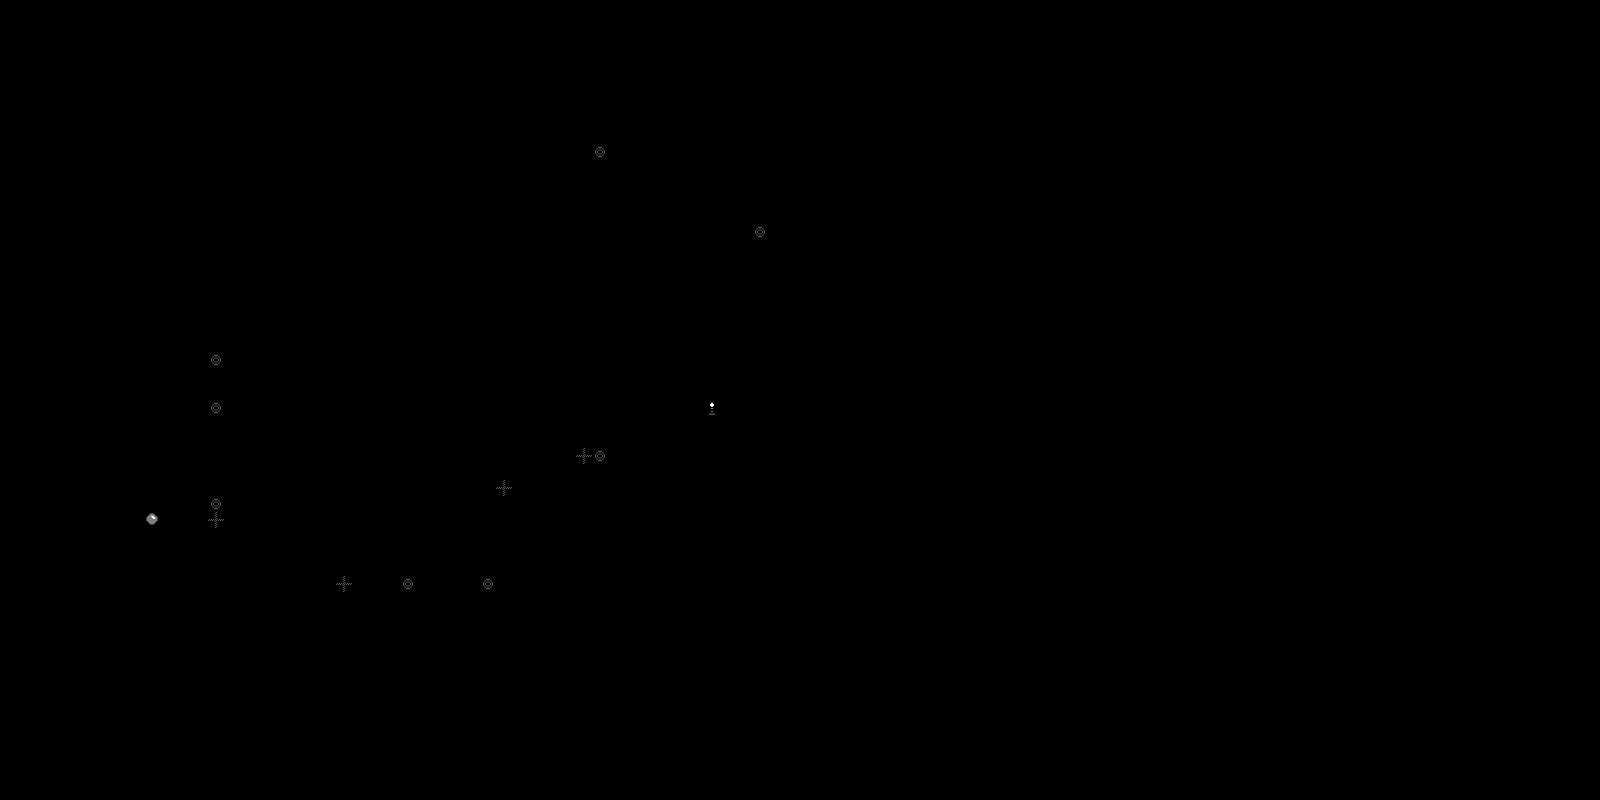

Below is a game level as drawn by its tile map, then a one-line description and the .tmx that defines it (tile-layer data replaced by summaries):
An orthogonal 100x50 tile map with 16x16 px tiles, 1 tile layer (Tile Layer 1).

<map version="1.0" orientation="orthogonal" width="100" height="50" tilewidth="16" tileheight="16">
 <tileset firstgid="1" source="terrain2.tsx" />
 <layer name="Tile Layer 1" width="100" height="50">
  <data>[5000 cells, 406 non-empty, 30 distinct tile ids]</data>
 </layer>
</map>
